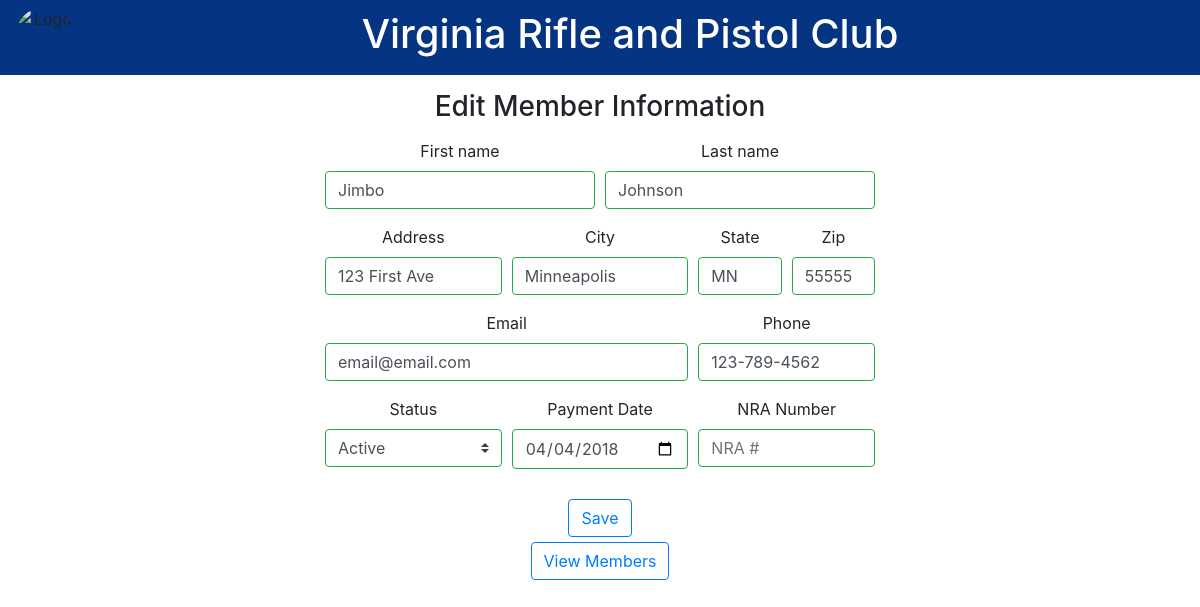
/edit.php?id=14 (signed in), run on the app's committed database.
### tables this page shows
CREATE TABLE `members` (
  `id` int(20) NOT NULL,
  `fname` varchar(15) NOT NULL,
  `lname` varchar(15) NOT NULL,
  `address` text NOT NULL,
  `city` varchar(15) NOT NULL,
  `state` varchar(2) NOT NULL,
  `zip` char(5) NOT NULL,
  `email` varchar(50) NOT NULL,
  `phone` text NOT NULL,
  `status` varchar(8) NOT NULL,
  `payment` date NOT NULL,
  `nra` varchar(256) NOT NULL
);

### connect.php (called while the page is built, shortened)
<?php
$iniParse = parse_ini_file("../capstone.ini",true);
$current = $iniParse["currentEnv"]["data"];
$key           = $iniParse[$current]["key"];
$cipherMethod  = $iniParse[$current]["cipherMethod"];
?>

### editform.php (the view, shortened to what this page needs)
<?php
include('connect.php');
$id = $_GET['id'];
$result = $db->prepare("SELECT * FROM members WHERE id= :userid");
$result->bindParam(':userid', $id);
$result->execute();
for($i = 0; $row = $result->fetch(); $i++){
	$decryptedNRA = openssl_decrypt ($row['nra'], $cipherMethod, $key);
?>
<div class="container" align="center">
	<form method="post" action="update.php">
		<h3 style="margin-top: 15px; margin-bottom: 15px;">Edit Member Information</h3>
			<div class="form-row justify-content-center">
				<div class="col-md-3 mb-3">
				  <label for="validationServer01">First name</label>
				  <input type="text" <?php echo ($fnameValid == 0) ? "class='form-control is-valid'" : "class='form-control is-invalid'"; ?> name="f_name" placeholder="First name" value="<?php echo $row['fname'] ?>" />
				</div>
				<div class="col-md-3 mb-3">
				  <label for="validationServer02">Last name</label>
				  <input type="text" <?php echo ($lnameValid == 0) ? "class='form-control is-valid'" : "class='form-control is-invalid'"; ?> name="l_name" placeholder="Last name" value="<?php echo $row['lname'] ?>" />
				</div>
		  </div>
		  <div class="form-row justify-content-center">
			  <div class="col-md-2 mb-3">
				  <label for="validationServer02">Address</label>
				  <input type="text" <?php echo ($addressValid == 0) ? "class='form-control is-valid'" : "class='form-control is-invalid'"; ?> name="e_address" placeholder="Address" value="<?php echo $row['address'] ?>" />
				</div>
			<div class="col-md-2 mb-3">
			  <label for="validationServer03">City</label>
			  <input type="text" <?php echo ($cityValid == 0) ? "class='form-control is-valid'" : "class='form-control is-invalid'"; ?> name="e_city" placeholder="City" value="<?php echo $row['city'] ?>" />
			</div>
			<div class="col-md-1 mb-0">
			  <label for="validationServer04">State</label>
			  <input type="text" <?php echo ($stateValid == 0) ? "class='form-control is-valid'" : "class='form-control is-invalid'"; ?> name="e_state" id="validationServer04" placeholder="State" value="<?php echo $row['state'] ?>" />
			</div>
			<div class="col-md-1 mb-3">
			  <label for="validationServer05">Zip</label>
			  <input type="text" <?php echo ($zipValid == 0) ? "class='form-control is-valid'" : "class='form-control is-invalid'"; ?> name="e_zip" placeholder="Zip" value="<?php echo $row['zip'] ?>" />
			</div>
		  </div>
		  <div class="form-row justify-content-center">
			<div class="col-md-4 mb-3">
			  <label for="validationServer04">Email</label>
			  <input type="text" <?php echo ($emailValid == 0) ? "class='form-control is-valid'" : "class='form-control is-invalid'"; ?> name="e_email" placeholder="Email" value="<?php echo $row['email'] ?>" />
			</div>
			<div class="col-md-2 mb-3">
			  <label for="validationServer05">Phone</label>
			  <input type="text" <?php echo ($phoneValid == 0) ? "class='form-control is-valid'" : "class='form-control is-invalid'"; ?> name="e_phone" placeholder="Phone" value="<?php echo $row['phone'] ?>" />
			</div>
		  </div>
		  <div class="form-row justify-content-center">
			<div class="col-md-2 mb-3">
			  <label for="validationServer04">Status</label>
			  <select <?php echo ($statusValid == 0) ? "class='custom-select custom-select-md mb-3 is-valid'" : "class='custom-select custom-select-md mb-3 is-invalid'"; ?> name='e_status' />
				  <option <?php if ($row['status'] == 'Active') { ?>selected="true" <?php }; ?> value='Active'>Active</option>
			</div>
			<div class="col-md-2 mb-3">
			  <label for="validationServer05">Payment Date</label>
			  <input type="date" <?php echo ($payValid == 0) ? "class='form-control is-valid'" : "class='form-control is-invalid'"; ?> name="e_payment" placeholder="Payment" value="<?php echo $row['payment'] ?>" />
			</div>
			<div class="col-md-2 mb-3">
			  <label for="validationServer05">NRA Number</label>
			  <input type="text" <?php echo ($nraValid == 0) ? "class='form-control is-valid'" : "class='form-control is-invalid'"; ?> name="e_nra" placeholder="NRA #" value="<?php echo $decryptedNRA ?>" />
			</div>
		  </div>
			<?php }  ?>
		<button class="btn btn-outline-primary" type="submit" name="editbtn" value="Save">Save</button>
	</form>
  <button id="viewbutton" class="btn btn-outline-primary" onclick="window.location.href='adminhome.php?page=1'">View Members</button>
</div>

### stylesheet.css (style rules this page uses)
#viewbutton { margin-top: 5px; }

### data on the page
members: f_name "Jimbo", l_name "Johnson", e_address "123 First Ave", e_city "Minneapolis", e_state "MN", e_zip "55555", e_email "email@email.com", e_phone "123-789-4562", e_status "Active", e_payment "04/04/2018"
